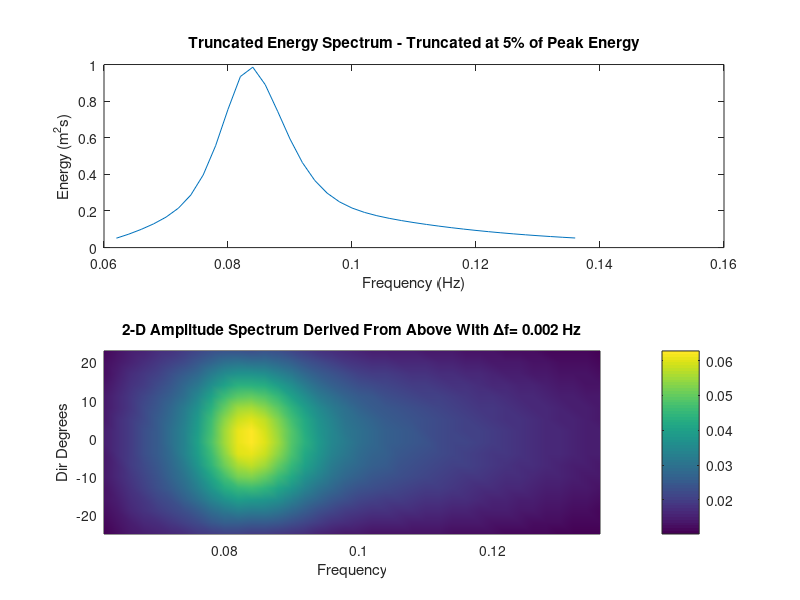

Write MATLAB code to recreate this figure.
% function file to create random wave input files (directional, TMA) for COULWAVE
Hs_o=2; %Hmo at source depth in m
Tp=12; % peak period in s
Thetap=0;  %mean wave direction, relative to source line
gamma_s=3.3;  % frequency spreading factor for TMA spectrum
spread_o=50;  % direction spreading factor
h=10;  % depth at source region in m


%%%%%%End User change section%%%%%%%%%%

spectrum_type=1;  %0=input, 1=TMA
f_peak=1/Tp;
Hs=Hs_o;
g=9.81;		% gravity
Hs=min([Hs,h*0.5]);  % limit wave height to 1/2 of water depth at generation
Hs_old=Hs;

if spectrum_type==0
    load spec.dat
    f=spec(:,1);
    f_peak=0.1;
    del_f=f(2)-f(1);
    E=spec(:,2);
elseif spectrum_type==1
   % Shalllow water TMA spectrum
    
    beta=0.0624/(0.23+0.033*gamma_s-0.185*(1.9+gamma_s)^-1);
    
    % Calculate Energy Spectrum to Very Large Limits
    del_f=0.002; 
    f_start=del_f;
    f_end=5.*f_peak;
    
    f=[f_start:del_f:f_end];
    for i=1:length(f)
       omega_h=2*3.1415*f(i)*sqrt(h/g);
       if omega_h>2
          phiK=1;
       elseif omega_h<1
          phiK=0.5*omega_h;
       else
          phiK=1-0.5*(2-omega_h)^2;
       end
       
        if f(i)<=f_peak
            sigma=0.07;
        else
            sigma=0.09;
        end
        
        frat=f(i)/f_peak;
         
        E(i)=beta*Hs^2/(f(i)*frat^4)*exp(-1.25/frat^4)*gamma_s^(exp(-(frat-1)^2/(2*sigma^2)));  % energy density
    end
    
    % Directional Spectrum to Very Large Limits
    del_t=3;
    theta=[-25+Thetap:del_t:25+Thetap];
    for i=1:length(f)
       theta_peak(i)=Thetap;  % (degrees) Input some function here to determine the mean wave direction as a function of frequency
       f_rat=f(i)/f_peak; 
       
       if f_rat<1
          spread=spread_o*f_rat^5;
       else
          spread=spread_o*f_rat^-2.5;
       end
       
%       spread=spread_o;
       
       beta_s=2^(2*spread-1)/3.1415*( gamma(spread+1) )^2/gamma(2*spread+1);
       
       for j=1:length(theta)
          D(i,j)=beta_s*cos(0.5*( (theta(j)-theta_peak(i))*3.1415/180 ))^(2*spread) ;  % Directional function
       end
    end   
    
    for i=1:length(f)
       sum=0;
       for j=1:length(theta)
          sum=sum+D(i,j);  % Directional Energy Density function
       end
       D(i,:)=D(i,:)/sum;
    end
    
    
    for i=1:length(f)
       for j=1:length(theta)
          E_D(i,j)=E(i)*D(i,j);  % Directional Energy Density function
       end
    end
  
end

Hmo = 0;

for i=1:length(f)
   for j=1:length(theta)
      if i==1
         del_f=(f(2)-f(1));
      elseif i==length(f)
         del_f=(f(length(f))-f(length(f)-1));
      else
         del_f=(f(i+1)-f(i))/2.+(f(i)-f(i-1))/2.;
      end
      Hmo = Hmo + E_D(i,j)*del_f;
   end
end

Hmo_full_spectrum = sqrt(Hmo)*4.004;
disp(['Input ',' Depth-Limited ',' Cut Spectrum'])
disp([Hs_o, Hs, Hmo_full_spectrum])

% Truncate ends of spectrum at values of 5% of the max
trunc=0.05;

%DO NOT CHANGE ANYTHING BELOW THIS LINE
%%%%%%%%%%%%%%%%%%%%%%%%%%%%%%%%%%%%%%%

j=round(length(theta)/2);

if Hmo==0
    f_num=f_peak;
    E_num=0;
    amp_max=0;
    count=1;
else
    max_E=max(E_D(:,j));
    min_E=trunc*max_E;
    count=0;
    for i=1:length(f)
        if E_D(i,j)>min_E
            count=count+1;
            f_num(count)=f(i);
            E_D_num(count,:)=E_D(i,:);
        end
    end
end

Hmo_truncated_spectrum=0;
cur_ind=0;
for i=1:count
   if i==1
      del_f=(f(2)-f(1));
   elseif i==count
      del_f=(f(count)-f(count-1));
   else
      del_f=(f(i+1)-f(i))/2.+(f(i)-f(i-1))/2.;
   end

   if i==1
      file_data(1,1)=count;
      file_data(1,2)=length(theta);
      file_data(1,3)=0;
      file_data(2,1)=Hmo_full_spectrum;
      file_data(2,2)=Tp;
      file_data(2,3)=0;
   end
   
   for j=1:length(theta) 
      amp(i,j)=sqrt(2*E_D_num(i,j)*del_f);
      cur_ind=cur_ind+1;
      file_data(cur_ind+2,1)=amp(i,j);
      file_data(cur_ind+2,2)=1/f_num(i);
      file_data(cur_ind+2,3)=theta(j);
   end
end
 
subplot(2,1,1), plot(f_num,E_D_num(:,round(length(theta)/2)));
ylabel('Energy (m^2s)')
xlabel('Frequency (Hz)')
title(['Truncated Energy Spectrum - Truncated at ',num2str(trunc*100),'% of Peak Energy'])
subplot(2,1,2), pcolor(f_num,theta,amp')
shading interp
title(['2-D Amplitude Spectrum Derived From Above With \Deltaf= ',num2str(del_f),' Hz'])
colorbar
ylabel(['Dir Degrees'])
xlabel(['Frequency'])

save spectrum.dat file_data -ascii

clear all

